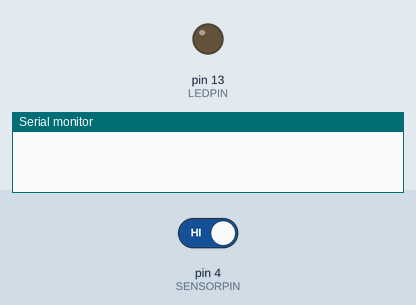
Recording of a sketch running on a simulated Arduino Uno, built with avr-gcc and run on an emulated ATmega328P. Shown: output pins drawn as LEDs (lit = HIGH), the last lines printed to the serial monitor. Inputs (shaded band) come from the test bench; at power-on: pin 4 (SENSORPIN) HIGH.

Above: at 1.2 s.
1.3 s: pin 4 (SENSORPIN) driven LOW
At 2.5 s:
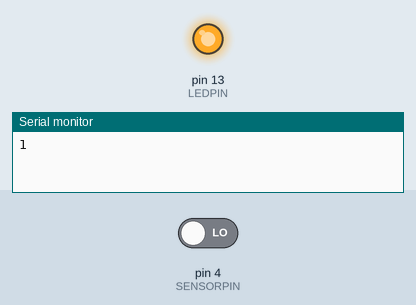
2.8 s: pin 4 (SENSORPIN) driven HIGH
At 3.6 s:
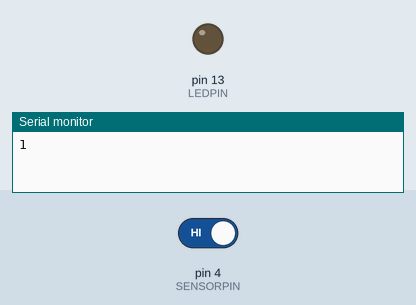
Timing chart, 0 to 5.8 s (numbered marks = the images above; inputs shaded):
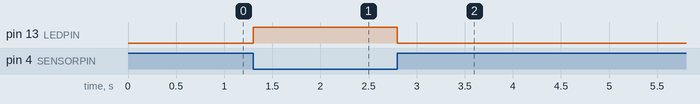

The sketch:

ir_breakbeam.ino
```cpp
/*
  IR Breakbeam sensor demo!
*/

#define LEDPIN 13
  // Pin 13: Arduino has an LED connected on pin 13
  // Pin 11: Teensy 2.0 has the LED on pin 11
  // Pin  6: Teensy++ 2.0 has the LED on pin 6
  // Pin 13: Teensy 3.0 has the LED on pin 13

#define SENSORPIN 4

// variables will change:
int sensorState = 0, lastState=0, count=0;         // variable for reading the pushbutton status


void setup() {
  // initialize the LED pin as an output:
  pinMode(LEDPIN, OUTPUT);
  // initialize the sensor pin as an input:
  pinMode(SENSORPIN, INPUT);
  digitalWrite(SENSORPIN, HIGH); // turn on the pullup

  Serial.begin(9600);
}

void loop(){
  // read the state of the pushbutton value:
  sensorState = digitalRead(SENSORPIN);

  // check if the sensor beam is broken
  // if it is, the sensorState is LOW:
  if (sensorState == LOW) {
    // turn LED on:
    digitalWrite(LEDPIN, HIGH);
  }
  else {
    // turn LED off:
    digitalWrite(LEDPIN, LOW);
  }

  if (!sensorState && lastState) {
    // Serial.println("Broken");
    count = count + 1;
    Serial.println(count);
  }
  lastState = sensorState;
}
```

Measured:
- after the input at 1.3 s, pin 13 (LEDPIN): LOW → HIGH at once
- after the input at 2.8 s, pin 13 (LEDPIN): HIGH → LOW at once
